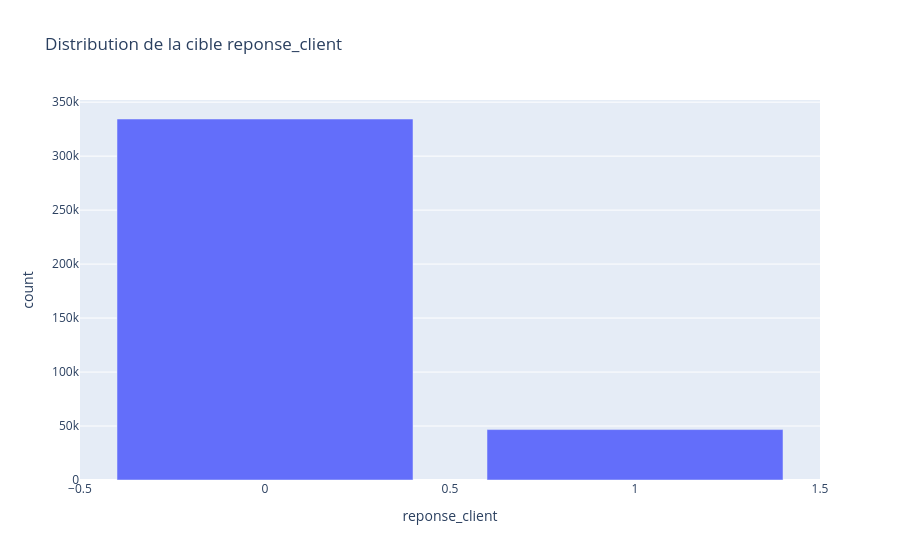

The notebook cell this image was saved under:
### Markdown cell above
# 5) Analyse de la cible

La variable cible est `reponse_client`. On vérifie son équilibre puis on regarde comment elle varie selon quelques caractéristiques client.

### Code cell
target_dist = train_df[target_col].value_counts(normalize=True).sort_index().rename("proportion")
display(target_dist.to_frame())

fig = px.bar(
    train_df[target_col].value_counts().sort_index().reset_index(),
    x="reponse_client",
    y="count",
    title="Distribution de la cible reponse_client",
)
show_plotly(fig)

### Figure 1 — Plotly figure (JSON) as saved in the notebook; plotly's stock layout.template omitted (floating-point values rounded to 4 significant figures)
{"data": [{"hovertemplate": "reponse_client=%{x}<br>count=%{y}<extra></extra>", "legendgroup": "", "marker": {"color": "#636efa", "pattern": {"shape": ""}}, "name": "", "orientation": "v", "showlegend": false, "textposition": "auto", "type": "bar", "x": [0, 1], "xaxis": "x", "y": [334399, 46710], "yaxis": "y"}], "layout": {"barmode": "relative", "legend": {"tracegroupgap": 0}, "title": {"text": "Distribution de la cible reponse_client"}, "xaxis": {"anchor": "y", "domain": [0, 1], "title": {"text": "reponse_client"}}, "yaxis": {"anchor": "x", "domain": [0, 1], "title": {"text": "count"}}}}
